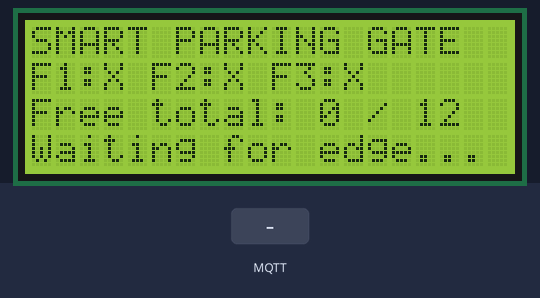
A sketch run on a simulated ESP32. Shown: 20×4 character LCD. The test bench sets the inputs (shaded band). WiFi joins after 1.5 s; servers stay silent unless stated; no MQTT or app messages arrive unless stated; what the sketch prints to the serial monitor is not drawn.

Above: at 1.3 s.
1.4 s: MQTT message "1" arrives on the first subscribed topic
At 2.6 s:
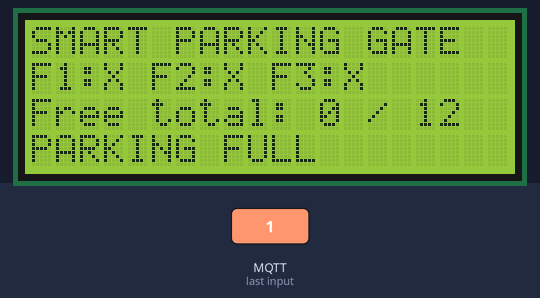
3.2 s: MQTT message "on" arrives on the first subscribed topic
Timing chart, 0 to 6.2 s (numbered marks = the images above; inputs shaded):
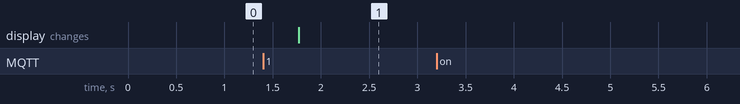

The sketch:

sketch.ino
```cpp
#include <WiFi.h>
#include <PubSubClient.h>
#include <Wire.h>
#include <LiquidCrystal_I2C.h>
#include <ArduinoJson.h>

const char* WIFI_NAME = "Wokwi-GUEST";
const char* WIFI_PASS = "";
const char* MQTT_HOST = "broker.hivemq.com";
const int MQTT_PORT = 1883;
const char* SUMMARY_TOPIC = "harsh_smartpark/summary";

WiFiClient net;
PubSubClient mqtt(net);
LiquidCrystal_I2C lcd(0x27, 20, 4);
int freeCount[3] = {0, 0, 0};
bool online[3] = {false, false, false};
int totalFree = 0;
int bestFloor = 0;
bool haveSummary = false;
unsigned long nextWifiAttempt = 0;
unsigned long nextMqttAttempt = 0;

void printLine(uint8_t row, const String& text) {
  lcd.setCursor(0, row);
  lcd.print(text.substring(0, 20));
  for (int i = min((int)text.length(), 20); i < 20; i++) lcd.print(' ');
}

void draw() {
  printLine(0, "SMART PARKING GATE");
  String floorLine;
  for (int i = 0; i < 3; i++) {
    if (i) floorLine += " ";
    floorLine += "F" + String(i + 1) + ":";
    floorLine += online[i] ? String(freeCount[i]) : "X";
  }
  printLine(1, floorLine);
  printLine(2, "Free total: " + String(totalFree) + " / 12");
  String destination;
  if (!haveSummary) destination = "Waiting for edge...";
  else if (totalFree == 0) destination = "PARKING FULL";
  else destination = "GO TO FLOOR " + String(bestFloor);
  printLine(3, destination);
}

void onMessage(char* topic, byte* payload, unsigned int len) {
  StaticJsonDocument<512> doc;
  DeserializationError err = deserializeJson(doc, payload, len);
  if (err) { Serial.println("Bad summary JSON"); return; }

  int newTotal = doc["totalFree"] | 0;
  int newBest = doc["bestFloor"] | 0;
  bool changed = !haveSummary || newTotal != totalFree || newBest != bestFloor;
  JsonArray floors = doc["floors"].as<JsonArray>();
  for (JsonObject f : floors) {
    int id = f["floor"] | 0;
    if (id >= 1 && id <= 3) {
      int i = id - 1;
      int newFree = f["free"] | 0;
      bool newOnline = !(f["offline"] | true);
      if (freeCount[i] != newFree || online[i] != newOnline) changed = true;
      freeCount[i] = newFree;
      online[i] = newOnline;
    }
  }
  totalFree = newTotal;
  bestFloor = newBest;
  haveSummary = true;
  if (changed) draw();
  Serial.printf("Edge summary: %d free, recommended floor %d\n", totalFree, bestFloor);
}


void connectWifi() {
  if (WiFi.status() == WL_CONNECTED || millis() < nextWifiAttempt) return;
  nextWifiAttempt = millis() + 10000;
  Serial.println("WiFi disconnected; retrying connection");
  WiFi.begin(WIFI_NAME, WIFI_PASS, 6);
}

void connectMqtt() {
  if (mqtt.connected() || WiFi.status() != WL_CONNECTED || millis() < nextMqttAttempt) return;
  nextMqttAttempt = millis() + 3000;
  String id = "harsh-park-entry-" + String((uint32_t)ESP.getEfuseMac(), HEX);
  Serial.print("MQTT connecting... ");
  if (mqtt.connect(id.c_str())) {
    Serial.println("connected");
    mqtt.subscribe(SUMMARY_TOPIC);
  } else {
    Serial.printf("failed (%d); retrying\n", mqtt.state());
  }
}

void setup() {
  Serial.begin(115200);
  Wire.begin(21, 22);
  lcd.init(); lcd.backlight();
  draw();
  mqtt.setServer(MQTT_HOST, MQTT_PORT);
  mqtt.setCallback(onMessage);
  mqtt.setBufferSize(1024);
  mqtt.setKeepAlive(60);
  mqtt.setSocketTimeout(15);
  WiFi.mode(WIFI_STA);
  connectWifi();
  Serial.println("Entrance display ready; subscribed to summary.");
}

void loop() {
  if (WiFi.status() != WL_CONNECTED) connectWifi();
  else {
    if (!mqtt.connected()) connectMqtt();
    mqtt.loop();
  }
  delay(20);
}
```

Measured:
- after the input at 1.4 s, the display: changes after 0.37 s (image 1)
- after the input at 3.2 s, every drawn part: stays the same
